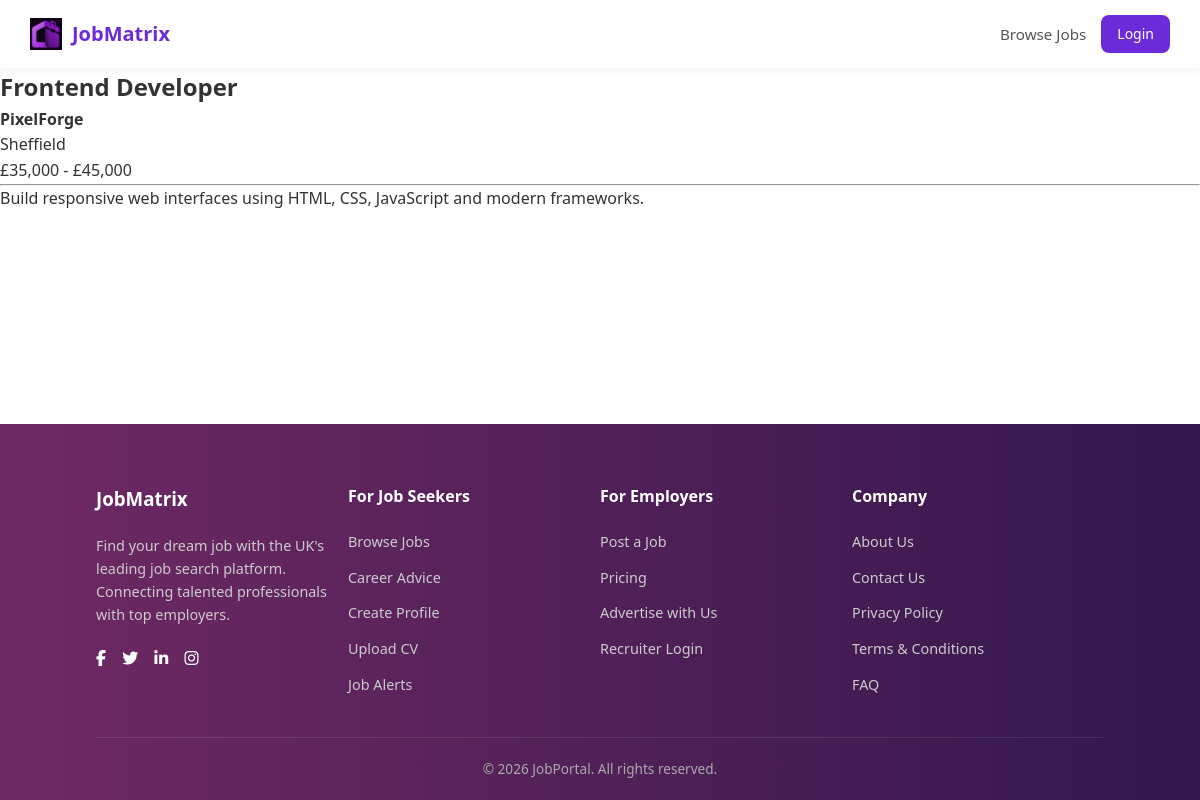
Page /job.php?id=6 on the committed database.
### tables this page shows
CREATE TABLE `jobs` (
  `id` int(11) NOT NULL,
  `title` varchar(255) DEFAULT NULL,
  `company` varchar(255) DEFAULT NULL,
  `location` varchar(255) DEFAULT NULL,
  `salary` varchar(100) DEFAULT NULL,
  `type` varchar(50) DEFAULT NULL,
  `category` varchar(100) DEFAULT NULL,
  `description` text DEFAULT NULL,
  `created_at` timestamp NOT NULL DEFAULT current_timestamp(),
  `is_promoted` tinyint(1) DEFAULT 0
);

### job.php (the view, shortened to what this page needs)
<?php
include 'includes/db.php';
include 'includes/header.php';
$id = $_GET['id'];
$result = $conn->query("SELECT * FROM jobs WHERE id=$id");
$job = $result->fetch_assoc();
?>
<div class="container my-5">
<h2><?= $job['title'] ?></h2>
<p><strong><?= $job['company'] ?></strong></p>
<p>
<?= $job['location'] ?><br>
<?= $job['salary'] ?><br>
</p>
<hr>
<p><?= $job['description'] ?></p>
</div>
<?php include 'includes/footer.php'; ?>

### assets/css/style.css (style rules this page uses)
* { margin: 0; padding: 0; box-sizing: border-box; }
body { font-family: 'Segoe UI', Tahoma, Geneva, Verdana, sans-serif; background-color: white; color: #333; line-height: 1.6; min-height: 100vh; display: flex; flex-direction: column; }

### rows in the picture
jobs: title "Frontend Developer", company "PixelForge", location "Sheffield", salary "£35,000 - £45,000", description "Build responsive web interfaces using HTML, CSS, JavaScript and modern frameworks."
